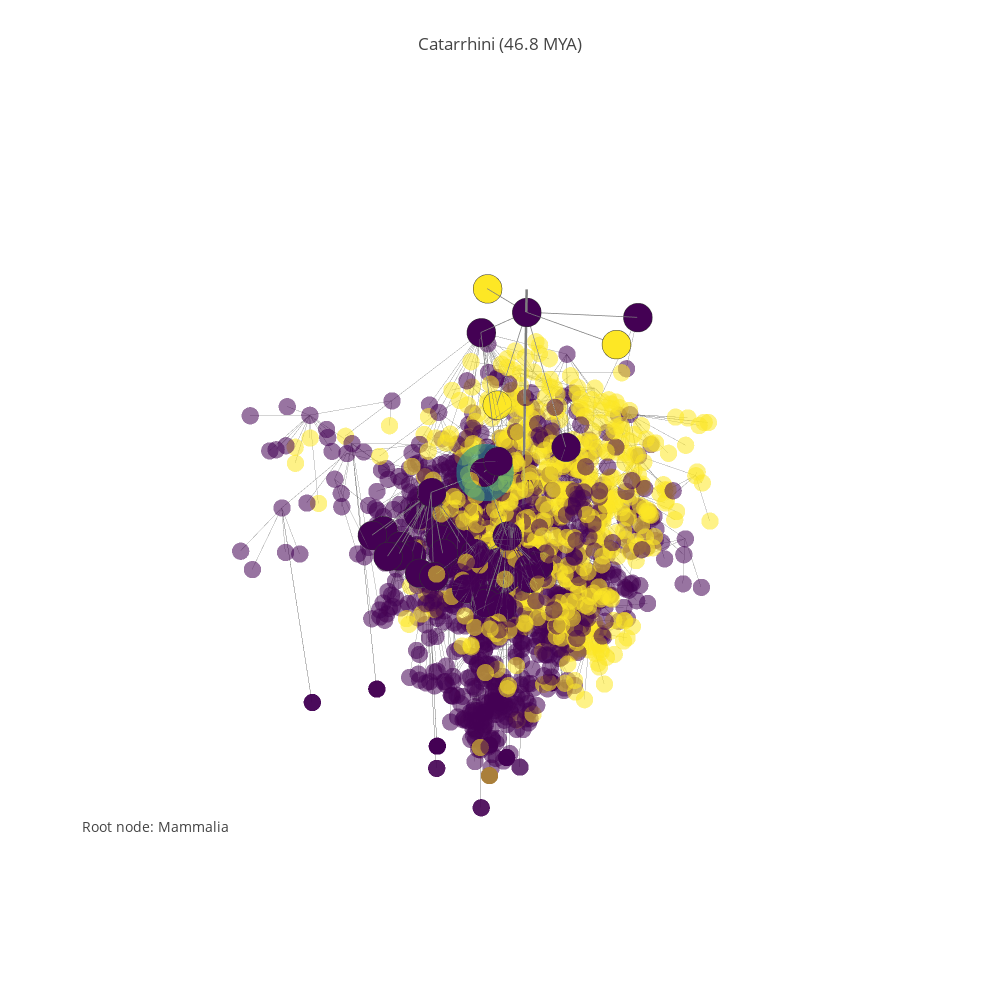

Here is the notebook cell this chart was saved with:
### Code cell
#focus_node = 16024 # whales
#focus_node = 16293 # Catarrhini
#focus_node = 16299 # Hominidae
pgp.refocus(16293)

### Figure 1 — Plotly figure (JSON) as saved in the notebook; plotly's stock layout.template omitted (floating-point values rounded to 4 significant figures; data arrays with more than 128 entries replaced by an {"elided": "..."} marker saying what was removed)
{"data": [{"hoverinfo": "none", "line": {"color": "rgb(125,125,125)", "width": 5}, "mode": "lines", "type": "scatter3d", "uid": "fa135af8-c972-11e8-94ab-f45c89a09993", "x": [-3.531, -3.531, null], "y": [0.6936, 0.6936, null], "z": [5.671, 0, null]}, {"mode": "text", "text": ["1 MYA", "5 MYA", "20 MYA", "50 MYA", "150 MYA"], "type": "scatter3d", "uid": "fa146542-c972-11e8-a4a2-f45c89a09993", "x": [-3.531, -3.531, -3.531], "y": [0.6936, 0.6936, 0.6936], "z": [0.6931, 1.792, 3.045, 3.932, 5.017]}, {"hoverinfo": "none", "line": {"color": "rgb(125,125,125)", "width": 1}, "mode": "lines", "opacity": 0.65, "type": "scatter3d", "uid": "fa146966-c972-11e8-89e5-f45c89a09993", "x": {"elided": "5064 float values"}, "y": {"elided": "5064 float values"}, "z": {"elided": "5064 float values"}}, {"hoverinfo": "text", "marker": {"color": {"elided": "1688 int values"}, "colorscale": "Viridis", "opacity": 0.55, "size": 6, "symbol": "circle"}, "mode": "markers", "name": "actors", "text": {"elided": "1688 str values"}, "textfont": {"color": "#ff7f0e", "family": "sans serif", "size": 18}, "type": "scatter3d", "uid": "fa146b50-c972-11e8-a163-f45c89a09993", "x": {"elided": "1688 float values"}, "y": {"elided": "1688 float values"}, "z": {"elided": "1688 float values"}}, {"hoverinfo": "none", "line": {"color": "rgb(125,125,125)", "width": 1.5}, "mode": "lines", "opacity": 1, "type": "scatter3d", "uid": "fa146d94-c972-11e8-964e-f45c89a09993", "x": {"elided": "177 float values"}, "y": {"elided": "177 float values"}, "z": {"elided": "177 float values"}}, {"hoverinfo": "text", "marker": {"color": [0, 2, 0, 2, 0, 2, 0, 0, 0, 0, 0, 0, 0, 0, 0, 0, 0, 0, 0, 0, 0, 0, 0, 0, 0, 0, 0, 0, 0, 0, 0, 0, 2, 2, 0, 0, 2, 2, 2, 2, 0, 0, 0, 0, 0, 0, 0, 0, 0, 0, 0, 0, 0, 0, 0, 0, 0, 0, 0, 0, 2], "colorscale": "Viridis", "line": {"color": "rgb(50,50,50)", "width": 0.5}, "size": 10, "symbol": "circle"}, "mode": "markers", "name": "actors", "text": ["<a href=\"https://en.wikipedia.org/wiki/Mammalia\">Mammalia -- 15040 (225.0 MYA)</a>", "<a href=\"https://en.wikipedia.org/wiki/Triconodonts\">Triconodonts -- 15989 (190.0 MYA)</a>", "<a href=\"https://en.wikipedia.org/wiki/Monotremata\">Monotremata -- 15991 (210.0 MYA)</a>", "<a href=\"https://en.wikipedia.org/wiki/Multituberculata\">Multituberculata -- 15992 (201.3 MYA)</a>", "<a href=\"https://en.wikipedia.org/wiki/Marsupialia\">Marsupialia -- 15994 (65.0 MYA)</a>", "<a href=\"https://en.wikipedia.org/wiki/Palaeoryctoids\">Palaeoryctoids -- 15996 (66.0 MYA)</a>", "<a href=\"https://en.wikipedia.org/wiki/Eutheria\">Eutheria -- 15997 (161.0 MYA)</a>", "<a href=\"https://en.wikipedia.org/wiki/Primates\">Primates -- 15963 (55.0 MYA)</a>", "<a href=\"https://en.wikipedia.org/wiki/Catarrhini\">Catarrhini -- 16293 (46.8 MYA)</a>", "<a href=\"https://en.wikipedia.org/wiki/Cercopithecidae\">Cercopithecidae -- 16297 (35.0 MYA)</a>", "<a href=\"https://en.wikipedia.org/wiki/Macaca\">Macaca -- 16383 (17.5 MYA)</a>", "<a href=\"https://en.wikipedia.org/wiki/Cercocebus\">Cercocebus -- 16386 (17.5 MYA)</a>", "<a href=\"https://en.wikipedia.org/wiki/Mandrillus\">Mandrillus -- 16387 (17.5 MYA)</a>", "<a href=\"https://en.wikipedia.org/wiki/Papio\">Papio -- 16389 (17.5 MYA)</a>", "<a href=\"https://en.wikipedia.org/wiki/Theropithecus\">Theropithecus -- 16390 (17.5 MYA)</a>", "<a href=\"https://en.wikipedia.org/wiki/Cercopithecus\">Cercopithecus -- 16394 (17.5 MYA)</a>", "<a href=\"https://en.wikipedia.org/wiki/Erythrocebus\">Erythrocebus -- 16395 (17.5 MYA)</a>", "<a href=\"https://en.wikipedia.org/wiki/Miopithecus\">Miopithecus -- 16396 (17.5 MYA)</a>", "<a href=\"https://en.wikipedia.org/wiki/Allenopithecus\">Allenopithecus -- 16397 (17.5 MYA)</a>", "<a href=\"https://en.wikipedia.org/wiki/Collobus\">Collobus -- 16400 (17.5 MYA)</a>", "<a href=\"https://en.wikipedia.org/wiki/Procolobus\">Procolobus -- 16401 (17.5 MYA)</a>", "<a href=\"https://en.wikipedia.org/wiki/Pygathrix\">Pygathrix -- 16403 (17.5 MYA)</a>", "<a href=\"https://en.wikipedia.org/wiki/Simias\">Simias -- 16406 (17.5 MYA)</a>", "<a href=\"https://en.wikipedia.org/wiki/Nasalis\">Nasalis -- 16407 (17.5 MYA)</a>", "<a href=\"https://en.wikipedia.org/wiki/Presbytis\">Presbytis -- 16408 (17.5 MYA)</a>", "<a href=\"https://en.wikipedia.org/wiki/Hominidae\">Hominidae -- 16299 (23.4 MYA)</a>", "<a href=\"https://en.wikipedia.org/wiki/Pongo\">Pongo -- 16410 (11.7 MYA)</a>", "<a href=\"https://en.wikipedia.org/wiki/Pongo abelii\">Pongo abelii -- 65353 (5.8 MYA)</a>", "<a href=\"https://en.wikipedia.org/wiki/Pongo pygmaeus\">Pongo pygmaeus -- 65354 (5.8 MYA)</a>", "<a href=\"https://en.wikipedia.org/wiki/Pan\">Pan -- 16413 (11.7 MYA)</a>", "<a href=\"https://en.wikipedia.org/wiki/Pan paniscus\">Pan paniscus -- 26564 (5.8 MYA)</a>", "<a href=\"https://en.wikipedia.org/wiki/Pan troglodytes\">Pan troglodytes -- 26565 (5.8 MYA)</a>", "<a href=\"https://en.wikipedia.org/wiki/Ardipithecus\">Ardipithecus -- 16415 (6.0 MYA)</a>", "<a href=\"https://en.wikipedia.org/wiki/Australopithecus\">Australopithecus -- 16417 (11.7 MYA)</a>", "<a href=\"https://en.wikipedia.org/wiki/Homo\">Homo -- 16418 (11.7 MYA)</a>", "<a href=\"https://en.wikipedia.org/wiki/Homo sapiens\">Homo sapiens -- 16421 (5.8 MYA)</a>", "<a href=\"https://en.wikipedia.org/wiki/Homo erectus\">Homo erectus -- 16422 (5.8 MYA)</a>", "<a href=\"https://en.wikipedia.org/wiki/Homo ergaster\">Homo ergaster -- 16423 (5.8 MYA)</a>", "<a href=\"https://en.wikipedia.org/wiki/Homo rudolfensis\">Homo rudolfensis -- 16424 (5.8 MYA)</a>", "<a href=\"https://en.wikipedia.org/wiki/Homo habilis\">Homo habilis -- 16425 (5.8 MYA)</a>", "<a href=\"https://en.wikipedia.org/wiki/Gorilla\">Gorilla -- 16419 (11.7 MYA)</a>", "<a href=\"https://en.wikipedia.org/wiki/Gorilla beringei\">Gorilla beringei -- 65355 (5.8 MYA)</a>", "<a href=\"https://en.wikipedia.org/wiki/Gorilla gorilla\">Gorilla gorilla -- 65356 (5.8 MYA)</a>", "<a href=\"https://en.wikipedia.org/wiki/Hylobatidae\">Hylobatidae -- 16300 (23.4 MYA)</a>", "<a href=\"https://en.wikipedia.org/wiki/Hylobates\">Hylobates -- 16429 (11.7 MYA)</a>", "<a href=\"https://en.wikipedia.org/wiki/Hylobates agilis\">Hylobates agilis -- 16433 (11.7 MYA)</a>", "<a href=\"https://en.wikipedia.org/wiki/Hylobates lar\">Hylobates lar -- 16434 (11.7 MYA)</a>", "<a href=\"https://en.wikipedia.org/wiki/Hylobates muelleri\">Hylobates muelleri -- 16435 (11.7 MYA)</a>", "<a href=\"https://en.wikipedia.org/wiki/Hylobates moloch\">Hylobates moloch -- 16436 (11.7 MYA)</a>", "<a href=\"https://en.wikipedia.org/wiki/Hylobates pileatus\">Hylobates pileatus -- 16437 (11.7 MYA)</a>", "<a href=\"https://en.wikipedia.org/wiki/Hylobates klossii\">Hylobates klossii -- 16438 (11.7 MYA)</a>", "<a href=\"https://en.wikipedia.org/wiki/Bunopithecus hoolock\">Bunopithecus hoolock -- 16439 (11.7 MYA)</a>", "<a href=\"https://en.wikipedia.org/wiki/Symphalangus syndactylus\">Symphalangus syndactylus -- 16440 (11.7 MYA)</a>", "<a href=\"https://en.wikipedia.org/wiki/Nomascus\">Nomascus -- 112088 (11.7 MYA)</a>", "<a href=\"https://en.wikipedia.org/wiki/Nomascus gabriellae\">Nomascus gabriellae -- 112090 (11.7 MYA)</a>", "<a href=\"https://en.wikipedia.org/wiki/Nomascus hainanus\">Nomascus hainanus -- 112091 (11.7 MYA)</a>", "<a href=\"https://en.wikipedia.org/wiki/Nomascus leucogenys\">Nomascus leucogenys -- 112092 (11.7 MYA)</a>", "<a href=\"https://en.wikipedia.org/wiki/Nomascus siki\">Nomascus siki -- 112093 (11.7 MYA)</a>", "<a href=\"https://en.wikipedia.org/wiki/Nomascus concolor\">Nomascus concolor -- 16441 (11.7 MYA)</a>"], "type": "scatter3d", "uid": "fa146f4c-c972-11e8-8cc1-f45c89a09993", "x": [-3.531, -3.88, -4.368, -3.862, -3.36, -3.466, -3.35, -2.84, -2.759, -2.368, -2.585, -1.945, -2.708, -1.946, -2.29, -1.82, -2.445, -2.831, -1.873, -2.093, -2.542, -2.021, -2.56, -2.05, -1.909, -3.257, -3.296, -3.12, -3.018, -3.758, -3.563, -3.609, -3.1, -2.919, -3.714, -3.907, -3.797, -3.536, -3.984, -3.908, -3.529, -3.81, -3.725, -2.76, -3.229, -2.652, -2.938, -2.337, -3.236, -2.357, -3.194, -2.603, -2.965, -2.394, -3.122, -2.419, -2.99, -2.784, -2.611], "y": [0.6936, 1.619, 1.496, -0.2267, 1.458, 0.3224, 0.1975, 0.9629, 0.8376, 0.4072, -0.1072, -0.1717, 0.01426, 0.8782, 0.6457, 0.2552, 0.428, 0.2565, 0.7262, -0.157, 0.9032, 0.425, 0.6367, 0.2056, 0.3339, 0.3741, -0.09091, 0.2156, -0.1522, -0.09453, 0.1757, 0.06201, 0.3264, 0.5429, -0.01877, 0.3151, 0.1505, 0.2831, 0.04287, 0.05191, 0.4735, 0.2965, 0.5551, 1.184, 1.068, 0.6785, 0.8507, 1.272, 1.227, 0.941, 1.23, 0.9014, 0.87, 1.232, 1.185, 1.446, 1.316, 1.121, 1.151], "z": [5.421, 5.252, 5.352, 5.31, 4.19, 4.205, 5.088, 4.025, 3.867, 3.584, 2.918, 2.918, 2.918, 2.918, 2.918, 2.918, 2.918, 2.918, 2.918, 2.918, 2.918, 2.918, 2.918, 2.918, 2.918, 3.195, 2.542, 1.917, 1.917, 2.542, 1.917, 1.917, 1.946, 2.542, 2.542, 1.917, 1.917, 1.917, 1.917, 1.917, 2.542, 1.917, 1.917, 3.195, 2.542, 2.542, 2.542, 2.542, 2.542, 2.542, 2.542, 2.542, 2.542, 2.542, 2.542, 2.542, 2.542, 2.542, 2.542]}, {"hoverinfo": "text", "marker": {"color": [1], "colorscale": "Viridis", "opacity": 0.6, "size": 20, "symbol": "circle"}, "mode": "markers", "name": "actors", "text": ["<a href=\"https://en.wikipedia.org/wiki/Mammalia\">Mammalia -- 15040 (225.0 MYA)</a>", "<a href=\"https://en.wikipedia.org/wiki/Triconodonts\">Triconodonts -- 15989 (190.0 MYA)</a>", "<a href=\"https://en.wikipedia.org/wiki/Monotremata\">Monotremata -- 15991 (210.0 MYA)</a>", "<a href=\"https://en.wikipedia.org/wiki/Multituberculata\">Multituberculata -- 15992 (201.3 MYA)</a>", "<a href=\"https://en.wikipedia.org/wiki/Marsupialia\">Marsupialia -- 15994 (65.0 MYA)</a>", "<a href=\"https://en.wikipedia.org/wiki/Palaeoryctoids\">Palaeoryctoids -- 15996 (66.0 MYA)</a>", "<a href=\"https://en.wikipedia.org/wiki/Eutheria\">Eutheria -- 15997 (161.0 MYA)</a>", "<a href=\"https://en.wikipedia.org/wiki/Primates\">Primates -- 15963 (55.0 MYA)</a>", "<a href=\"https://en.wikipedia.org/wiki/Catarrhini\">Catarrhini -- 16293 (46.8 MYA)</a>", "<a href=\"https://en.wikipedia.org/wiki/Cercopithecidae\">Cercopithecidae -- 16297 (35.0 MYA)</a>", "<a href=\"https://en.wikipedia.org/wiki/Macaca\">Macaca -- 16383 (17.5 MYA)</a>", "<a href=\"https://en.wikipedia.org/wiki/Cercocebus\">Cercocebus -- 16386 (17.5 MYA)</a>", "<a href=\"https://en.wikipedia.org/wiki/Mandrillus\">Mandrillus -- 16387 (17.5 MYA)</a>", "<a href=\"https://en.wikipedia.org/wiki/Papio\">Papio -- 16389 (17.5 MYA)</a>", "<a href=\"https://en.wikipedia.org/wiki/Theropithecus\">Theropithecus -- 16390 (17.5 MYA)</a>", "<a href=\"https://en.wikipedia.org/wiki/Cercopithecus\">Cercopithecus -- 16394 (17.5 MYA)</a>", "<a href=\"https://en.wikipedia.org/wiki/Erythrocebus\">Erythrocebus -- 16395 (17.5 MYA)</a>", "<a href=\"https://en.wikipedia.org/wiki/Miopithecus\">Miopithecus -- 16396 (17.5 MYA)</a>", "<a href=\"https://en.wikipedia.org/wiki/Allenopithecus\">Allenopithecus -- 16397 (17.5 MYA)</a>", "<a href=\"https://en.wikipedia.org/wiki/Collobus\">Collobus -- 16400 (17.5 MYA)</a>", "<a href=\"https://en.wikipedia.org/wiki/Procolobus\">Procolobus -- 16401 (17.5 MYA)</a>", "<a href=\"https://en.wikipedia.org/wiki/Pygathrix\">Pygathrix -- 16403 (17.5 MYA)</a>", "<a href=\"https://en.wikipedia.org/wiki/Simias\">Simias -- 16406 (17.5 MYA)</a>", "<a href=\"https://en.wikipedia.org/wiki/Nasalis\">Nasalis -- 16407 (17.5 MYA)</a>", "<a href=\"https://en.wikipedia.org/wiki/Presbytis\">Presbytis -- 16408 (17.5 MYA)</a>", "<a href=\"https://en.wikipedia.org/wiki/Hominidae\">Hominidae -- 16299 (23.4 MYA)</a>", "<a href=\"https://en.wikipedia.org/wiki/Pongo\">Pongo -- 16410 (11.7 MYA)</a>", "<a href=\"https://en.wikipedia.org/wiki/Pongo abelii\">Pongo abelii -- 65353 (5.8 MYA)</a>", "<a href=\"https://en.wikipedia.org/wiki/Pongo pygmaeus\">Pongo pygmaeus -- 65354 (5.8 MYA)</a>", "<a href=\"https://en.wikipedia.org/wiki/Pan\">Pan -- 16413 (11.7 MYA)</a>", "<a href=\"https://en.wikipedia.org/wiki/Pan paniscus\">Pan paniscus -- 26564 (5.8 MYA)</a>", "<a href=\"https://en.wikipedia.org/wiki/Pan troglodytes\">Pan troglodytes -- 26565 (5.8 MYA)</a>", "<a href=\"https://en.wikipedia.org/wiki/Ardipithecus\">Ardipithecus -- 16415 (6.0 MYA)</a>", "<a href=\"https://en.wikipedia.org/wiki/Australopithecus\">Australopithecus -- 16417 (11.7 MYA)</a>", "<a href=\"https://en.wikipedia.org/wiki/Homo\">Homo -- 16418 (11.7 MYA)</a>", "<a href=\"https://en.wikipedia.org/wiki/Homo sapiens\">Homo sapiens -- 16421 (5.8 MYA)</a>", "<a href=\"https://en.wikipedia.org/wiki/Homo erectus\">Homo erectus -- 16422 (5.8 MYA)</a>", "<a href=\"https://en.wikipedia.org/wiki/Homo ergaster\">Homo ergaster -- 16423 (5.8 MYA)</a>", "<a href=\"https://en.wikipedia.org/wiki/Homo rudolfensis\">Homo rudolfensis -- 16424 (5.8 MYA)</a>", "<a href=\"https://en.wikipedia.org/wiki/Homo habilis\">Homo habilis -- 16425 (5.8 MYA)</a>", "<a href=\"https://en.wikipedia.org/wiki/Gorilla\">Gorilla -- 16419 (11.7 MYA)</a>", "<a href=\"https://en.wikipedia.org/wiki/Gorilla beringei\">Gorilla beringei -- 65355 (5.8 MYA)</a>", "<a href=\"https://en.wikipedia.org/wiki/Gorilla gorilla\">Gorilla gorilla -- 65356 (5.8 MYA)</a>", "<a href=\"https://en.wikipedia.org/wiki/Hylobatidae\">Hylobatidae -- 16300 (23.4 MYA)</a>", "<a href=\"https://en.wikipedia.org/wiki/Hylobates\">Hylobates -- 16429 (11.7 MYA)</a>", "<a href=\"https://en.wikipedia.org/wiki/Hylobates agilis\">Hylobates agilis -- 16433 (11.7 MYA)</a>", "<a href=\"https://en.wikipedia.org/wiki/Hylobates lar\">Hylobates lar -- 16434 (11.7 MYA)</a>", "<a href=\"https://en.wikipedia.org/wiki/Hylobates muelleri\">Hylobates muelleri -- 16435 (11.7 MYA)</a>", "<a href=\"https://en.wikipedia.org/wiki/Hylobates moloch\">Hylobates moloch -- 16436 (11.7 MYA)</a>", "<a href=\"https://en.wikipedia.org/wiki/Hylobates pileatus\">Hylobates pileatus -- 16437 (11.7 MYA)</a>", "<a href=\"https://en.wikipedia.org/wiki/Hylobates klossii\">Hylobates klossii -- 16438 (11.7 MYA)</a>", "<a href=\"https://en.wikipedia.org/wiki/Bunopithecus hoolock\">Bunopithecus hoolock -- 16439 (11.7 MYA)</a>", "<a href=\"https://en.wikipedia.org/wiki/Symphalangus syndactylus\">Symphalangus syndactylus -- 16440 (11.7 MYA)</a>", "<a href=\"https://en.wikipedia.org/wiki/Nomascus\">Nomascus -- 112088 (11.7 MYA)</a>", "<a href=\"https://en.wikipedia.org/wiki/Nomascus gabriellae\">Nomascus gabriellae -- 112090 (11.7 MYA)</a>", "<a href=\"https://en.wikipedia.org/wiki/Nomascus hainanus\">Nomascus hainanus -- 112091 (11.7 MYA)</a>", "<a href=\"https://en.wikipedia.org/wiki/Nomascus leucogenys\">Nomascus leucogenys -- 112092 (11.7 MYA)</a>", "<a href=\"https://en.wikipedia.org/wiki/Nomascus siki\">Nomascus siki -- 112093 (11.7 MYA)</a>", "<a href=\"https://en.wikipedia.org/wiki/Nomascus concolor\">Nomascus concolor -- 16441 (11.7 MYA)</a>"], "type": "scatter3d", "uid": "fa14706e-c972-11e8-aa7d-f45c89a09993", "x": [-2.759], "y": [0.8376], "z": [3.867]}], "layout": {"annotations": [{"font": {"size": 14}, "showarrow": false, "text": "Root node: Mammalia", "x": 0, "xanchor": "left", "xref": "paper", "y": 0.1, "yanchor": "bottom", "yref": "paper"}], "height": 1000, "hovermode": "closest", "margin": {"t": 100}, "scene": {"xaxis": {"showbackground": false, "showgrid": false, "showline": false, "showticklabels": false, "title": "", "zeroline": false}, "yaxis": {"showbackground": false, "showgrid": false, "showline": false, "showticklabels": false, "title": "", "zeroline": false}, "zaxis": {"showbackground": false, "showgrid": false, "showline": false, "showticklabels": false, "title": "", "zeroline": false}}, "showlegend": false, "title": "<a href=\"https://en.wikipedia.org/wiki/Catarrhini\">Catarrhini</a> (46.8 MYA)", "width": 1000}}
